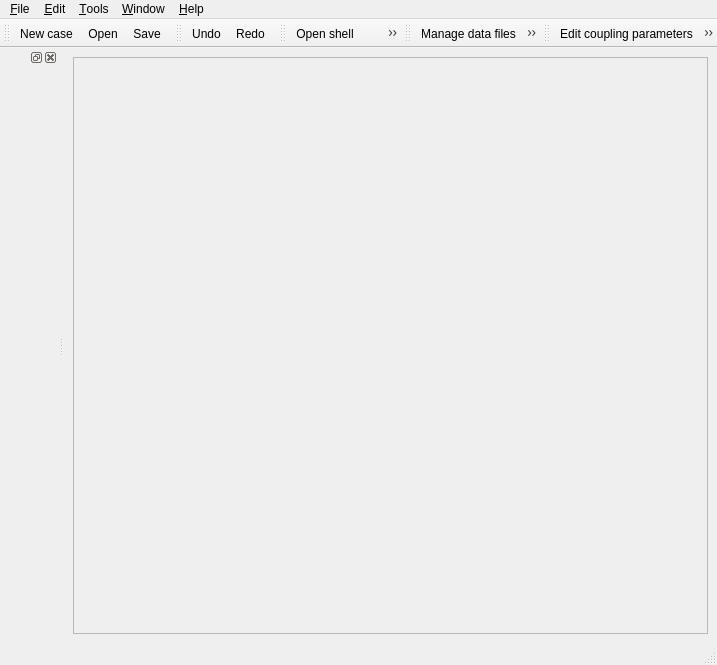
<?xml version="1.0" encoding="UTF-8"?>
<ui version="4.0">
 <author>A. DOUCE</author>
 <class>MainForm</class>
 <widget class="QMainWindow" name="MainForm">
  <property name="geometry">
   <rect>
    <x>0</x>
    <y>0</y>
    <width>717</width>
    <height>665</height>
   </rect>
  </property>
  <property name="windowTitle">
   <string>code_saturne</string>
  </property>
  <property name="windowIcon">
   <iconset resource="resource_base.qrc">
    <normaloff>:/icons/22x22/logo_salome_cfd.png</normaloff>:/icons/22x22/logo_salome_cfd.png</iconset>
  </property>
  <property name="dockOptions">
   <set>QMainWindow::AllowNestedDocks|QMainWindow::AllowTabbedDocks|QMainWindow::AnimatedDocks</set>
  </property>
  <widget class="QWidget" name="centralwidget">
   <layout class="QGridLayout">
    <item row="0" column="0">
     <widget class="QFrame" name="frame">
      <property name="frameShape">
       <enum>QFrame::StyledPanel</enum>
      </property>
      <property name="frameShadow">
       <enum>QFrame::Sunken</enum>
      </property>
      <layout class="QGridLayout"/>
     </widget>
    </item>
   </layout>
  </widget>
  <widget class="QMenuBar" name="menubar">
   <property name="geometry">
    <rect>
     <x>0</x>
     <y>0</y>
     <width>717</width>
     <height>24</height>
    </rect>
   </property>
   <widget class="QMenu" name="menuO_ptions">
    <property name="title">
     <string>&amp;Tools</string>
    </property>
    <addaction name="openXtermAction"/>
    <addaction name="separator"/>
    <addaction name="displayCaseAction"/>
    <addaction name="separator"/>
    <addaction name="openDataEditorAction"/>
    <addaction name="openSrcEditorAction"/>
    <addaction name="testUserCompilationAction"/>
    <addaction name="separator"/>
    <addaction name="runOrSubmitAction"/>
    <addaction name="separator"/>
    <addaction name="openResultsFileAction"/>
   </widget>
   <widget class="QMenu" name="menu_Edit">
    <property name="title">
     <string>&amp;Edit</string>
    </property>
    <addaction name="actionUndo"/>
    <addaction name="actionRedo"/>
   </widget>
   <widget class="QMenu" name="menu_Help">
    <property name="title">
     <string>&amp;Help</string>
    </property>
    <widget class="QMenu" name="menu_User_manuals">
     <property name="title">
      <string>&amp;User manuals</string>
     </property>
     <property name="icon">
      <iconset resource="resource_base.qrc">
       <normaloff>:/icons/22x22/x-office-address-book.png</normaloff>:/icons/22x22/x-office-address-book.png</iconset>
     </property>
     <addaction name="displayCSManualAction"/>
     <addaction name="displayCSTutorialAction"/>
     <addaction name="displayCSTheoryAction"/>
     <addaction name="displayCSRefcardAction"/>
     <addaction name="displayCSDoxygenAction"/>
     <addaction name="displayNCManualAction"/>
     <addaction name="displayNCTutorialAction"/>
     <addaction name="displayNCTheoryAction"/>
     <addaction name="displayNCDoxygenAction"/>
    </widget>
    <addaction name="displayAboutAction"/>
    <addaction name="displayLicenceAction"/>
    <addaction name="separator"/>
    <addaction name="menu_User_manuals"/>
   </widget>
   <widget class="QMenu" name="menu_Window">
    <property name="title">
     <string>&amp;Window</string>
    </property>
    <addaction name="BrowserAction"/>
    <addaction name="separator"/>
    <addaction name="backgroundColorAction"/>
    <addaction name="actionFont"/>
    <addaction name="RestoreStyleDefaults"/>
   </widget>
   <widget class="QMenu" name="menu_File">
    <property name="title">
     <string>&amp;File</string>
    </property>
    <widget class="QMenu" name="menuRecent">
     <property name="title">
      <string>Recent file</string>
     </property>
     <property name="icon">
      <iconset resource="resource_base.qrc">
       <normaloff>:/icons/22x22/format-justify-fill.png</normaloff>:/icons/22x22/format-justify-fill.png</iconset>
     </property>
    </widget>
    <addaction name="caseNewAction"/>
    <addaction name="fileNewAction"/>
    <addaction name="fileOpenAction"/>
    <addaction name="menuRecent"/>
    <addaction name="separator"/>
    <addaction name="fileSaveAction"/>
    <addaction name="filePythonAction"/>
    <addaction name="fileSaveAsAction"/>
    <addaction name="separator"/>
    <addaction name="fileCloseAction"/>
    <addaction name="fileQuitAction"/>
   </widget>
   <addaction name="menu_File"/>
   <addaction name="menu_Edit"/>
   <addaction name="menuO_ptions"/>
   <addaction name="menu_Window"/>
   <addaction name="menu_Help"/>
  </widget>
  <widget class="QStatusBar" name="statusbar"/>
  <widget class="QToolBar" name="toolBar">
   <property name="windowTitle">
    <string>toolBar</string>
   </property>
   <attribute name="toolBarArea">
    <enum>TopToolBarArea</enum>
   </attribute>
   <attribute name="toolBarBreak">
    <bool>false</bool>
   </attribute>
   <addaction name="caseNewAction"/>
   <addaction name="fileOpenAction"/>
   <addaction name="fileSaveAction"/>
  </widget>
  <widget class="QToolBar" name="toolBar_2">
   <property name="windowTitle">
    <string>toolBar_2</string>
   </property>
   <attribute name="toolBarArea">
    <enum>TopToolBarArea</enum>
   </attribute>
   <attribute name="toolBarBreak">
    <bool>false</bool>
   </attribute>
   <addaction name="actionUndo"/>
   <addaction name="actionRedo"/>
  </widget>
  <widget class="QToolBar" name="toolBar_4">
   <property name="windowTitle">
    <string>toolBar_4</string>
   </property>
   <attribute name="toolBarArea">
    <enum>TopToolBarArea</enum>
   </attribute>
   <attribute name="toolBarBreak">
    <bool>false</bool>
   </attribute>
   <addaction name="openXtermAction"/>
   <addaction name="displayCaseAction"/>
  </widget>
  <widget class="QToolBar" name="toolBar_Editor1">
   <property name="windowTitle">
    <string>toolBar_Editor1</string>
   </property>
   <attribute name="toolBarArea">
    <enum>TopToolBarArea</enum>
   </attribute>
   <attribute name="toolBarBreak">
    <bool>false</bool>
   </attribute>
   <addaction name="openDataEditorAction"/>
   <addaction name="openSrcEditorAction"/>
   <addaction name="testUserCompilationAction"/>
   <addaction name="openResultsFileAction"/>
  </widget>
  <widget class="QDockWidget" name="dockWidgetBrowser">
   <attribute name="dockWidgetArea">
    <number>1</number>
   </attribute>
   <widget class="QWidget" name="dockWidgetBrowserContents"/>
  </widget>
  <widget class="QToolBar" name="toolBar_3">
   <property name="windowTitle">
    <string>toolBar_3</string>
   </property>
   <attribute name="toolBarArea">
    <enum>TopToolBarArea</enum>
   </attribute>
   <attribute name="toolBarBreak">
    <bool>false</bool>
   </attribute>
   <addaction name="editCouplingParametersAction"/>
   <addaction name="runOrSubmitAction"/>
  </widget>
  <action name="fileOpenAction">
   <property name="icon">
    <iconset resource="resource_base.qrc">
     <normaloff>:/icons/22x22/document-open.png</normaloff>:/icons/22x22/document-open.png</iconset>
   </property>
   <property name="text">
    <string>&amp;Open</string>
   </property>
   <property name="toolTip">
    <string>Open an existing case</string>
   </property>
   <property name="statusTip">
    <string>Open an existing case.</string>
   </property>
   <property name="shortcut">
    <string>Ctrl+O</string>
   </property>
  </action>
  <action name="fileNewAction">
   <property name="icon">
    <iconset resource="resource_base.qrc">
     <normaloff>:/icons/22x22/document-new.png</normaloff>:/icons/22x22/document-new.png</iconset>
   </property>
   <property name="text">
    <string>&amp;New file</string>
   </property>
   <property name="statusTip">
    <string>Open a new case.</string>
   </property>
   <property name="shortcut">
    <string>Ctrl+N</string>
   </property>
  </action>
  <action name="fileSaveAction">
   <property name="icon">
    <iconset resource="resource_base.qrc">
     <normaloff>:/icons/22x22/document-save.png</normaloff>:/icons/22x22/document-save.png</iconset>
   </property>
   <property name="text">
    <string>&amp;Save</string>
   </property>
   <property name="statusTip">
    <string>Save the current case.</string>
   </property>
   <property name="shortcut">
    <string>Ctrl+S</string>
   </property>
  </action>
  <action name="filePythonAction">
   <property name="icon">
    <iconset resource="resource_base.qrc">
     <normaloff>:/icons/22x22/document-save.png</normaloff>:/icons/22x22/document-save.png</iconset>
   </property>
   <property name="text">
    <string>&amp;Dump python</string>
   </property>
   <property name="statusTip">
    <string>Dump python file.</string>
   </property>
  </action>
  <action name="fileSaveAsAction">
   <property name="icon">
    <iconset resource="resource_base.qrc">
     <normaloff>:/icons/22x22/document-save-as.png</normaloff>:/icons/22x22/document-save-as.png</iconset>
   </property>
   <property name="text">
    <string>Sa&amp;ve as ...</string>
   </property>
   <property name="statusTip">
    <string>Save as.</string>
   </property>
  </action>
  <action name="fileCloseAction">
   <property name="icon">
    <iconset resource="resource_base.qrc">
     <normaloff>:/icons/22x22/process-stop.png</normaloff>:/icons/22x22/process-stop.png</iconset>
   </property>
   <property name="text">
    <string>&amp;Close</string>
   </property>
   <property name="statusTip">
    <string>Close</string>
   </property>
   <property name="shortcut">
    <string>Ctrl+W</string>
   </property>
  </action>
  <action name="openXtermAction">
   <property name="icon">
    <iconset resource="resource_base.qrc">
     <normaloff>:/icons/22x22/utilities-terminal.png</normaloff>:/icons/22x22/utilities-terminal.png</iconset>
   </property>
   <property name="text">
    <string>&amp;Open shell</string>
   </property>
   <property name="statusTip">
    <string>Open shell</string>
   </property>
   <property name="shortcut">
    <string>Ctrl+T</string>
   </property>
  </action>
  <action name="displayCaseAction">
   <property name="icon">
    <iconset resource="resource_base.qrc">
     <normaloff>:/icons/22x22/text-xml.png</normaloff>:/icons/22x22/text-xml.png</iconset>
   </property>
   <property name="text">
    <string>&amp;Display XML source</string>
   </property>
   <property name="statusTip">
    <string>Show current case.</string>
   </property>
   <property name="shortcut">
    <string>Ctrl+P</string>
   </property>
  </action>
  <action name="openDataEditorAction">
   <property name="icon">
    <iconset resource="resource_base.qrc">
     <normaloff>:/icons/22x22/data_editor-icon.png</normaloff>:/icons/22x22/data_editor-icon.png</iconset>
   </property>
   <property name="text">
    <string>&amp;Manage data files</string>
   </property>
   <property name="toolTip">
    <string>Manage files within the DATA folder</string>
   </property>
   <property name="statusTip">
    <string>Manage files within the DATA folder</string>
   </property>
  </action>
  <action name="openSrcEditorAction">
   <property name="icon">
    <iconset resource="resource_base.qrc">
     <normaloff>:/icons/22x22/src_editor-icon.png</normaloff>:/icons/22x22/src_editor-icon.png</iconset>
   </property>
   <property name="text">
    <string>&amp;Manage user functions</string>
   </property>
   <property name="toolTip">
    <string>Manage user functions within the SRC folder</string>
   </property>
   <property name="statusTip">
    <string>Manage user functions within the SRC folder</string>
   </property>
  </action>
  <action name="testUserCompilationAction">
   <property name="icon">
    <iconset resource="resource_base.qrc">
     <normaloff>:/icons/22x22/compiler-icon.png</normaloff>:/icons/22x22/compiler-icon.png</iconset>
   </property>
   <property name="text">
    <string>&amp;User functions compiler test</string>
   </property>
   <property name="toolTip">
    <string>Test the compilation of user function inside the SRC folder</string>
   </property>
   <property name="statusTip">
    <string>Test the compilation of user function inside the SRC folder</string>
   </property>
  </action>
  <action name="openResultsFileAction">
   <property name="icon">
    <iconset resource="resource_base.qrc">
     <normaloff>:/icons/22x22/resu_viewer-icon.png</normaloff>:/icons/22x22/resu_viewer-icon.png</iconset>
   </property>
   <property name="text">
    <string>&amp;Examine output files</string>
   </property>
   <property name="toolTip">
    <string>View output and log file of a run</string>
   </property>
   <property name="statusTip">
    <string>View output and log file of a run</string>
   </property>
  </action>
  <action name="reload_modulesAction">
   <property name="icon">
    <iconset>
     <normaloff>:/icons/22x22/view-refresh.png</normaloff>:/icons/22x22/view-refresh.png</iconset>
   </property>
   <property name="text">
    <string>&amp;Reload all loaded modules</string>
   </property>
   <property name="statusTip">
    <string>Reload all loaded modules.</string>
   </property>
   <property name="shortcut">
    <string>Ctrl+A</string>
   </property>
  </action>
  <action name="reload_pageAction">
   <property name="icon">
    <iconset>
     <normaloff>:/icons/22x22/view-refresh.png</normaloff>:/icons/22x22/view-refresh.png</iconset>
   </property>
   <property name="text">
    <string>R&amp;eload the loaded page</string>
   </property>
   <property name="statusTip">
    <string>Reload the loaded page.</string>
   </property>
   <property name="shortcut">
    <string>Ctrl+R</string>
   </property>
  </action>
  <action name="displayAboutAction">
   <property name="icon">
    <iconset resource="resource_base.qrc">
     <normaloff>:/icons/22x22/help-browser.png</normaloff>:/icons/22x22/help-browser.png</iconset>
   </property>
   <property name="text">
    <string>&amp;About</string>
   </property>
   <property name="statusTip">
    <string>About.</string>
   </property>
  </action>
  <action name="displayLicenceAction">
   <property name="icon">
    <iconset resource="resource_base.qrc">
     <normaloff>:/icons/22x22/application-certificate.png</normaloff>:/icons/22x22/application-certificate.png</iconset>
   </property>
   <property name="text">
    <string>&amp;Licence</string>
   </property>
   <property name="statusTip">
    <string>Licence.</string>
   </property>
  </action>
  <action name="displayCSManualAction">
   <property name="text">
    <string>&amp;code_saturne</string>
   </property>
   <property name="statusTip">
    <string>code_saturne user manual.</string>
   </property>
   <property name="shortcut">
    <string>F1</string>
   </property>
  </action>
  <action name="displayCSTutorialAction">
   <property name="text">
    <string>&amp;code_saturne tutorial</string>
   </property>
   <property name="statusTip">
    <string>code_saturne tutorial.</string>
   </property>
   <property name="shortcut">
    <string>F2</string>
   </property>
  </action>
  <action name="displayCSTheoryAction">
   <property name="text">
    <string>&amp;code_saturne theory</string>
   </property>
   <property name="statusTip">
    <string>code_saturne theory guide.</string>
   </property>
   <property name="shortcut">
    <string>F3</string>
   </property>
  </action>
  <action name="displayCSRefcardAction">
   <property name="text">
    <string>&amp;code_saturne reference card</string>
   </property>
   <property name="statusTip">
    <string>code_saturne quick reference card.</string>
   </property>
   <property name="shortcut">
    <string>F5</string>
   </property>
  </action>
  <action name="displayCSDoxygenAction">
   <property name="text">
    <string>&amp;code_saturne doxygen</string>
   </property>
   <property name="statusTip">
    <string>code_saturne quick doxygen.</string>
   </property>
   <property name="shortcut">
    <string>F6</string>
   </property>
  </action>
  <action name="displayNCManualAction">
   <property name="text">
    <string>&amp;NEPTUNE_CFD</string>
   </property>
   <property name="statusTip">
    <string>NEPTUNE_CFD user manual.</string>
   </property>
   <property name="shortcut">
    <string>F7</string>
   </property>
  </action>
  <action name="displayNCTutorialAction">
   <property name="text">
    <string>&amp;NEPTUNE_CFD tutorial</string>
   </property>
   <property name="statusTip">
    <string>NEPTUNE_CFD tutorial.</string>
   </property>
   <property name="shortcut">
    <string>F8</string>
   </property>
  </action>
  <action name="displayNCTheoryAction">
   <property name="text">
    <string>&amp;NEPTUNE_CFD theory</string>
   </property>
   <property name="statusTip">
    <string>NEPTUNE_CFD user theory guide.</string>
   </property>
   <property name="shortcut">
    <string>F9</string>
   </property>
  </action>
  <action name="displayNCDoxygenAction">
   <property name="text">
    <string>&amp;NEPTUNE_CFD doxygen</string>
   </property>
   <property name="statusTip">
    <string>NEPTUNE_CFD quick doxygen.</string>
   </property>
   <property name="shortcut">
    <string>F10</string>
   </property>
  </action>
  <action name="BrowserAction">
   <property name="checkable">
    <bool>true</bool>
   </property>
   <property name="checked">
    <bool>true</bool>
   </property>
   <property name="text">
    <string>&amp;Browser</string>
   </property>
   <property name="statusTip">
    <string>Show/Hide the browser window.</string>
   </property>
   <property name="shortcut">
    <string>Ctrl+B</string>
   </property>
  </action>
  <action name="fileQuitAction">
   <property name="icon">
    <iconset resource="resource_base.qrc">
     <normaloff>:/icons/22x22/system-log-out.png</normaloff>:/icons/22x22/system-log-out.png</iconset>
   </property>
   <property name="text">
    <string>&amp;Quit</string>
   </property>
   <property name="statusTip">
    <string>Quit</string>
   </property>
   <property name="shortcut">
    <string>Ctrl+Q</string>
   </property>
  </action>
  <action name="backgroundColorAction">
   <property name="icon">
    <iconset resource="resource_base.qrc">
     <normaloff>:/icons/22x22/preferences-desktop-wallpaper.png</normaloff>:/icons/22x22/preferences-desktop-wallpaper.png</iconset>
   </property>
   <property name="text">
    <string>Background color</string>
   </property>
  </action>
  <action name="actionFont">
   <property name="icon">
    <iconset resource="resource_base.qrc">
     <normaloff>:/icons/22x22/preferences-desktop-font.png</normaloff>:/icons/22x22/preferences-desktop-font.png</iconset>
   </property>
   <property name="text">
    <string>Font</string>
   </property>
  </action>
  <action name="actionUndo">
   <property name="checkable">
    <bool>false</bool>
   </property>
   <property name="enabled">
    <bool>true</bool>
   </property>
   <property name="icon">
    <iconset resource="resource_base.qrc">
     <normaloff>:/icons/22x22/edit-undo.png</normaloff>:/icons/22x22/edit-undo.png</iconset>
   </property>
   <property name="text">
    <string>&amp;Undo</string>
   </property>
   <property name="shortcut">
    <string>Ctrl+Z</string>
   </property>
  </action>
  <action name="actionRedo">
   <property name="icon">
    <iconset resource="resource_base.qrc">
     <normaloff>:/icons/22x22/edit-redo.png</normaloff>:/icons/22x22/edit-redo.png</iconset>
   </property>
   <property name="text">
    <string>&amp;Redo</string>
   </property>
   <property name="shortcut">
    <string>Ctrl+Shift+Z</string>
   </property>
  </action>
  <action name="caseNewAction">
   <property name="icon">
    <iconset resource="resource_base.qrc">
     <normaloff>:/icons/22x22/document-new.png</normaloff>:/icons/22x22/document-new.png</iconset>
   </property>
   <property name="text">
    <string>&amp;New case</string>
   </property>
   <property name="toolTip">
    <string>New case</string>
   </property>
   <property name="statusTip">
    <string>Open a new case.</string>
   </property>
  </action>
  <action name="RestoreStyleDefaults">
   <property name="text">
    <string>Restore Defaults</string>
   </property>
  </action>
  <action name="runOrSubmitAction">
   <property name="icon">
    <iconset resource="resource_base.qrc">
     <normaloff>:/icons/22x22/run_button.png</normaloff>:/icons/22x22/run_button.png</iconset>
   </property>
   <property name="text">
    <string>Run</string>
   </property>
   <property name="toolTip">
    <string>Run computation</string>
   </property>
   <property name="statusTip">
    <string>Run computation</string>
   </property>
  </action>
  <action name="editCouplingParametersAction">
   <property name="icon">
    <iconset resource="resource_base.qrc">
     <normaloff>:/icons/22x22/coupling_editor.png</normaloff>:/icons/22x22/coupling_editor.png</iconset>
   </property>
   <property name="text">
    <string>Edit coupling parameters</string>
   </property>
   <property name="toolTip">
    <string>Edit coupling parameters</string>
   </property>
   <property name="statusTip">
    <string>Edit coupling parameters</string>
   </property>
  </action>
 </widget>
 <resources>
  <include location="resource_base.qrc"/>
 </resources>
 <connections/>
</ui>
